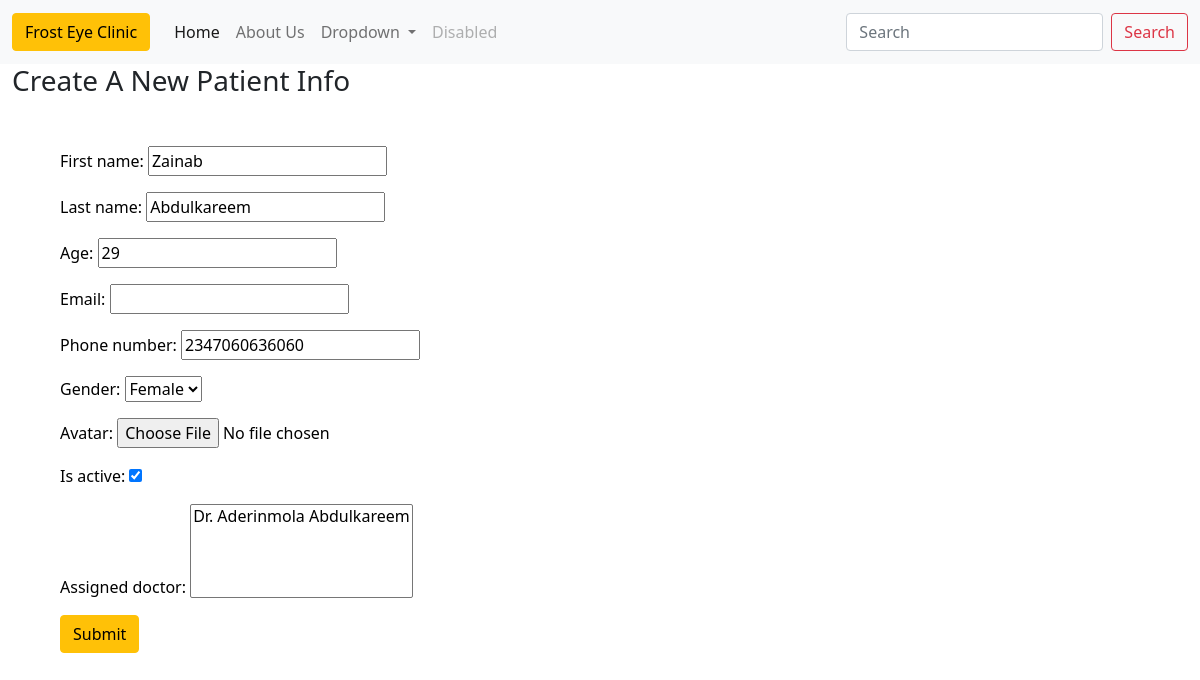
Screenshot of /office_app/update_patient_detail/2/ with the database file from the repository.
### office_app/models.py (models this page shows, shortened)
class Patient(models.Model):
    first_name = models.CharField(max_length=25)
    last_name = models.CharField(max_length=25)
    age = models.IntegerField(default=1)
    email = models.EmailField(null=True, blank=True)
    phone_number = models.CharField(max_length=30)
    timestamp = models.DateTimeField(auto_now_add=True, null=True)
    gender = models.CharField(max_length=10, choices=GENDER_CHOICES, null=True)
    avatar = models.ImageField(upload_to ='static/images/models', null=True, blank=True)
    is_active = models.BooleanField(default=True)
    assigned_doctor = models.ManyToManyField(Doctors, blank=True)
    class Meta:
        ordering = ['first_name', 'last_name']

class Doctors(models.Model):
    AVAILABILITY_CHOICES = (
        ('Available', 'Available'),
        ('Break', 'Break'),
        ('On Leave', 'On Leave'),
        ('Closed', 'Closed'),
    )
    SHIFT_CHOICES = (
        ('On Shift', 'On Shift'),
        ('Off Shift', 'Off Shift'),
    )
    RANK = (
        ('Department Head', 'Department Head'),
        ('Team Lead', 'Team Lead'),
        ('Supervisor', 'Supervisor'),
        ('Director', 'Director'),
        ('Chief Medical Director', 'Chief Medical Director'),
    )
    DEPARTMENT_CHOICES = (
        ('Consultant', 'Consultant'),
        ('Intern', 'Intern'),
        ('Resident Doctor', 'Resident Doctor')
    )
    SPECIALIZATION_CHOICES = (
        ('Paediatrics', 'Paediatrics'),
        ('Ophthalmology', 'Ophthalmology'),
        ('Oncology','Oncology'),
        ('Podiatry', 'Podiatry'),
        ('Surgery', 'Surgery'),
        ('Psychiatry', 'Psychiatry'),
        ('Neurology', 'Neurology'),
        ('OB/Gyn', 'OB/Gyn'),
        ('Orthopaedic', 'Orthopaedic'),
        ('Radiology', 'Radiology'),
        ('Pathology', 'Pathology'),
        ('Urology', 'Urology'),
    )
    first_name = models.CharField(max_length=25)
    last_name = models.CharField(max_length=25)
    gender = models.CharField(max_length=10, choices=GENDER_CHOICES, null=True)
    years_of_experience = models.IntegerField(default=1)
    rank = models.CharField(max_length=30, null=True, choices=RANK)
    avatar = models.ImageField(upload_to ='static/images/models', null=True, blank=True)
    shift = models.CharField(max_length=25, choices=SHIFT_CHOICES, null=True)
    availability = models.CharField(max_length=30, choices=AVAILABILITY_CHOICES, null=True)
    department = models.CharField(max_length=30, choices=DEPARTMENT_CHOICES, null=True)
    specialization = models.CharField(max_length=30, choices=SPECIALIZATION_CHOICES, null=True)
    class Meta:
        verbose_name_plural = "Doctors"
    def __str__(self):
        return f'Dr. {self.first_name} {self.last_name}'

### office_app/views.py (the view)
# urls.py: path('update_patient_detail/<int:pk>/', PatientUpdateView.as_view(), name='update_patient_detail'),
class PatientUpdateView(UpdateView):
    model = Patient
    fields = '__all__'
    success_url = reverse_lazy('office_app:list_patients')

### office_app/templates/office_app/patient_form.html (shortened to what this page needs)
{% extends 'base.html' %}
{% block content %}
    <h3>Create A New Patient Info</h3>
    <div class="m-5">
        <form action="" method="POST">
                {{form.as_p}}
            <div class="col-1">
                <button type="submit" class="btn btn-warning">Submit</button>
            </div>
        </form>
    </div>
{% endblock %}

### office_app/templates/base.html (style rules this page uses)
p { color:black }

### rows the page displays
Patient: first_name "Zainab", last_name "Abdulkareem", age "29", phone_number "2347060636060", gender "Female", is_active "☑"
